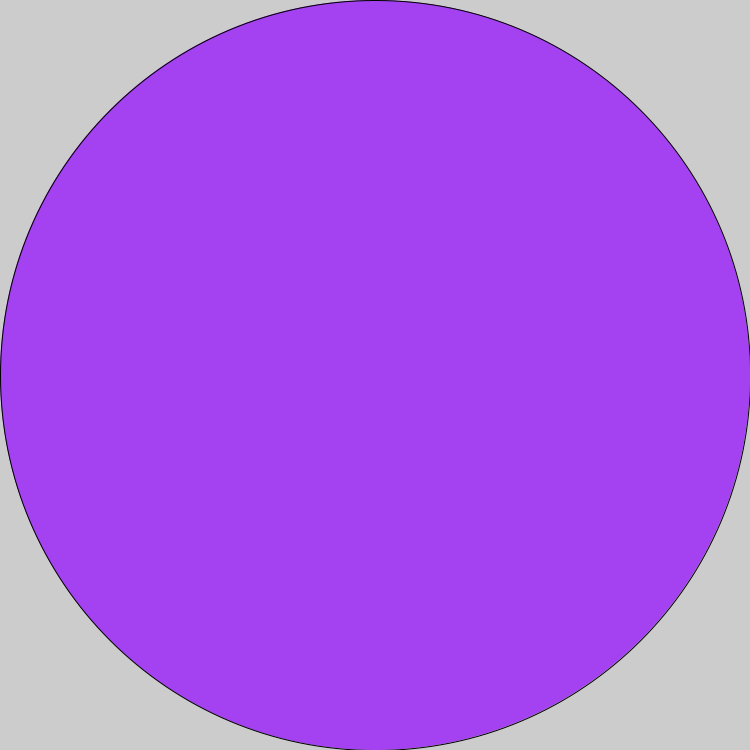
Frame 1 (no input)
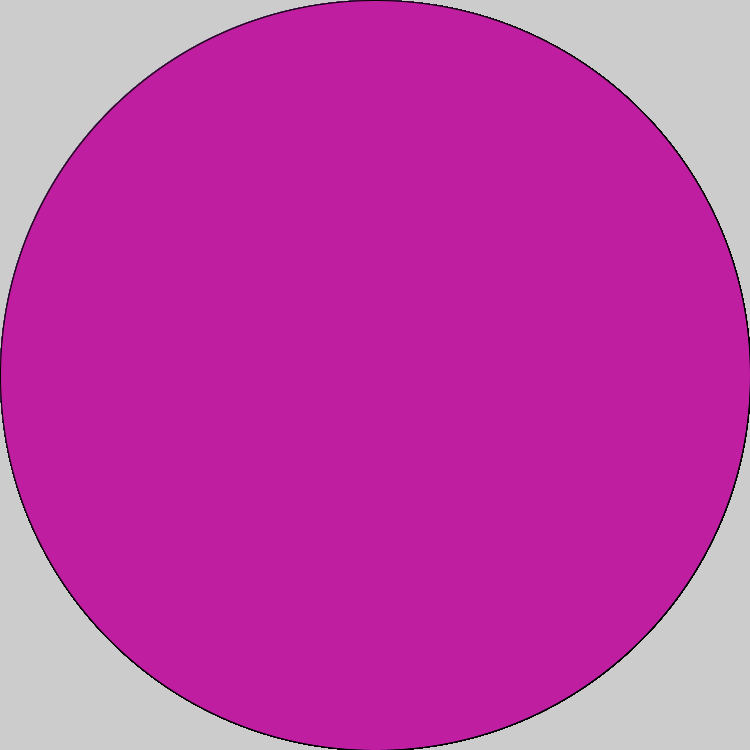
Frame 60 (the mouse pressed at the canvas centre just before this capture)
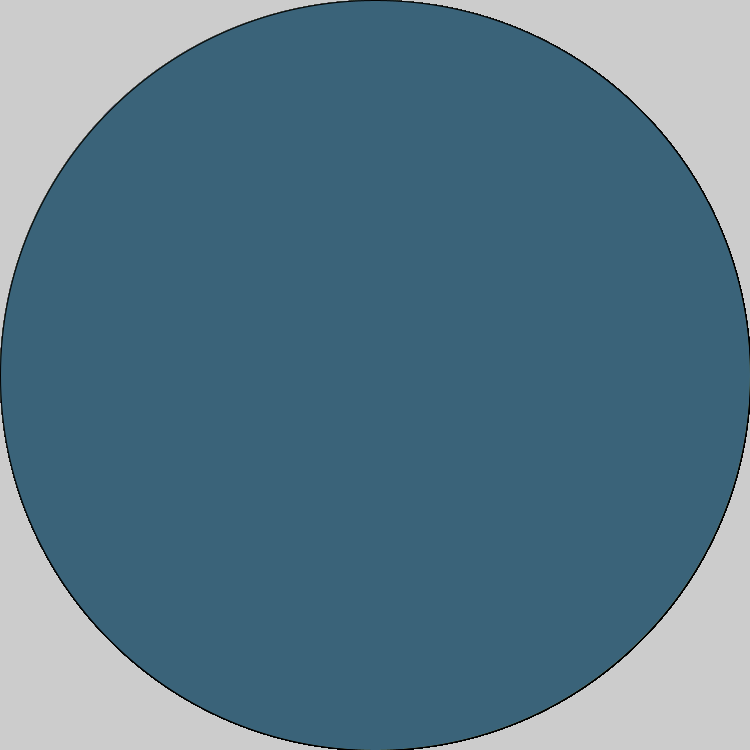
Frame 120 (the mouse held since frame 60 and released just before this capture)

The Processing sketch that drew these frames (run headless with seeded random() and noise(); from frame 60 on, the mouse is pressed at the canvas centre):

// Processing sketch: bullseye
// ── bullseye.pde

void setup() {
 size(750,750);
  // set the size of your sketch
  
}

void draw() {
  ellipse(375,375,375,375);
  int looper = 0;
  while (looper < 750) {
    fill(random(0,255),random(0,255),random(0,255));
  ellipse(375,375,750-looper,750-looper);
  looper += 750;
  }
  //Use an if statement and remainder to alternate the color of your rings.
  
  
}
